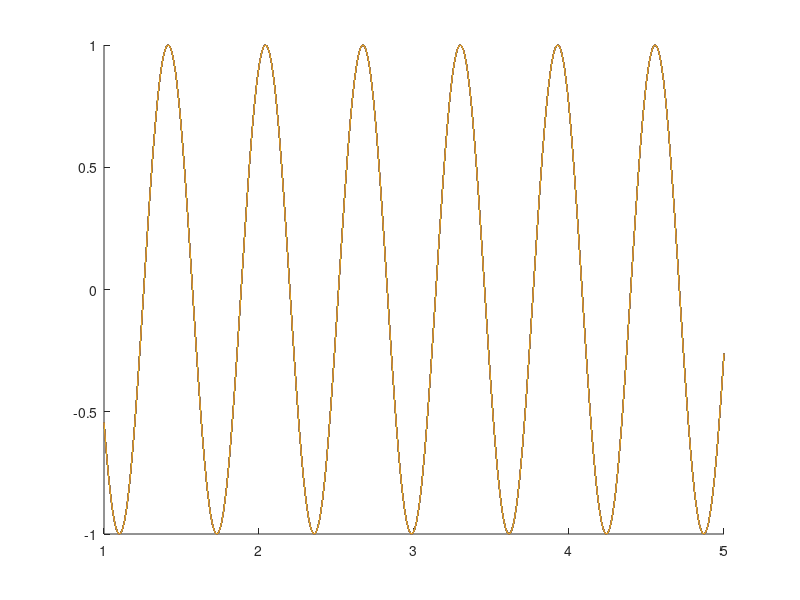

Write the MATLAB code that produced this figure.
%1
str1 = 'Тимофеев Сергей 570 100 203';
disp(['Строка:',str1])
disp('Задание 1. Количество символов в строке кроме пробелов')
k = sum(str1 ~= ' ');
srt1 = num2str(k);
disp(['Результат: ', srt1])
%2
disp('Задание 2. Переставить первое и последнее слово.')
for i = 1:length(str1)
    if str1(i) == ' '
        nul1 = i;
        break
    end
end
for i = 1:length(str1)
    if str1(i) == ' '
        nul2 = i;
    end
end
str2 = [str1(nul2+1:end) str1(nul1:nul2) str1(1:nul1-1)];
disp(['Результат: ', str2])
%3
disp('Задание 3. Заменить числа в строке числительными.')
str3 = str1;
for i = 1:length(str1)
    switch str1(i)
        case '0'
            str3 = strrep(str3, '0','ноль');
        case '1'
            str3 = strrep(str3, '1','один');
        case '2'
            str3 = strrep(str3, '2','два');
        case '3'
            str3 = strrep(str3, '3','три');
        case '4'
            str3 = strrep(str3, '4','четыре');
        case '5'
            str3 = strrep(str3, '5','пять');
        case '6'
            str3 = strrep(str3, '6','шесть');
        case '7'
            str3 = strrep(str3, '7','семь');
        case '8'
            str3 = strrep(str3, '8','восемь');
        case '9'
            str3 = strrep(str3, '9','девять');
    end
end
disp(str3);
%4
massiv = [];
index = strfind(str1,' ');
index_add = [0 index length(str1)+1];
for i = 1:length(index_add)-1
    w = str1(index_add(i)+1:index_add(i+1)-1);
    perevod = str2double(w);
    if isnumeric(perevod) == 1
        if ~isnan(perevod)
            massiv = [massiv  perevod];
        end
    end
end
disp('Задание 4. Вывести числовой массив:');
disp(massiv);
%5
%f = fopen('in10.txt','wt');
%fprintf(f,'Тимофеев Сергей 570 100 203\n');
%fprintf(f,'1 2 3 4 100\n');
%fprintf(f,'6 7 8 9 0.1 0.2 0.3 0.4 200\n');
%fprintf(f,'0.5 0.6 0.7 0.8 57');
%fclose(f);
%6
%f = fopen('in10.txt','wt+');
%a = fscanf(f,'%s',2);
%fclose(f);
%7
File1NameExp='v01';
PictHigh1='200';
DirName1=['D:/' File1NameExp];
if ~exist(DirName1, 'dir')
    mkdir(DirName1);
end
cd(DirName1);
FileHtml=fopen(['00' File1NameExp ' отчет.htm'],'wt');
fprintf(FileHtml,['<HTML>\n']);
fprintf(FileHtml,['<head>\n']);
fprintf(FileHtml,['<title>Отчет по лабораторной работе \n']);
fprintf(FileHtml,['</title>\n']);
fprintf(FileHtml,['<META HTTP-EQUIV="Content-Type" CONTENT="text/html; charset=windows">\n']);
fprintf(FileHtml,['</head>\n']);
fprintf(FileHtml,['<body>\n']);
fprintf(FileHtml,['<center><H3>ОТЧЕТ<br>по лабораторной работе</h3></center>\n']);
fprintf(FileHtml,['1. ' srt1 '</br>']);
fprintf(FileHtml,['2. ' str2 '</br>']);
fprintf(FileHtml,['3. ' str3 '</br>']);
fprintf(FileHtml,['4. ' massiv '</br>']);
h1=figure('Name','Модельное изображение (исходное Image0) im3d');
hold on
x = (1:0.01:5);
for beta=-5:0.1:5
    y = sin(10*x);
    plot(x,y);
end
hold off
FileName000=[File1NameExp '_1.jpg'];
saveas(h1,FileName000);
fprintf(FileHtml,['<br><br> Графики \n']);
fprintf(FileHtml,['<a href="' FileName000 '">']);
fprintf(FileHtml,['<br><img src="'...
    FileName000 '" height="' PictHigh1 '" >' '\n']);
%fprintf(FileHtml,['<a href="' FileName000 '">']);
fprintf(FileHtml,['</a>\n']);
fprintf(FileHtml,['</body>\n']);
fprintf(FileHtml,['</HTML>\n']);
fclose(FileHtml);
close all
